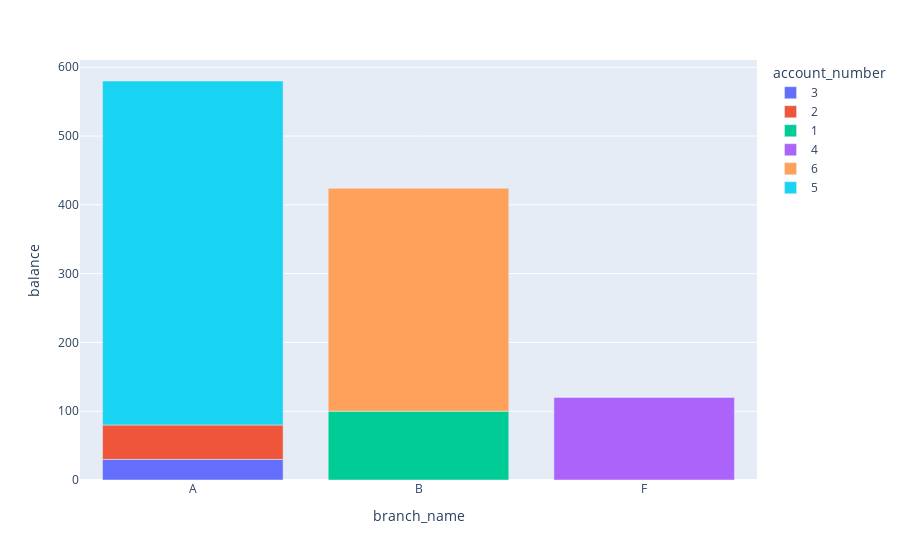

Notebook code for this chart:
### Code cell
import plotly.express as px
dn = df3.sort_values(by="balance",inplace=False)
fig = px.bar(
    dn, x="branch_name", y="balance",
    hover_data=["account_number","balance"], color="account_number"
)
fig.show()

### Figure 1 — Plotly figure (JSON) as saved in the notebook; plotly's stock layout.template omitted (floating-point values rounded to 4 significant figures)
{"data": [{"alignmentgroup": "True", "customdata": [["3"]], "hovertemplate": "account_number=%{customdata[0]}<br>branch_name=%{x}<br>balance=%{y}<extra></extra>", "legendgroup": "3", "marker": {"color": "#636efa", "pattern": {"shape": ""}}, "name": "3", "offsetgroup": "3", "orientation": "v", "showlegend": true, "textposition": "auto", "type": "bar", "x": ["A"], "xaxis": "x", "y": [30], "yaxis": "y"}, {"alignmentgroup": "True", "customdata": [["2"]], "hovertemplate": "account_number=%{customdata[0]}<br>branch_name=%{x}<br>balance=%{y}<extra></extra>", "legendgroup": "2", "marker": {"color": "#EF553B", "pattern": {"shape": ""}}, "name": "2", "offsetgroup": "2", "orientation": "v", "showlegend": true, "textposition": "auto", "type": "bar", "x": ["A"], "xaxis": "x", "y": [50], "yaxis": "y"}, {"alignmentgroup": "True", "customdata": [["1"]], "hovertemplate": "account_number=%{customdata[0]}<br>branch_name=%{x}<br>balance=%{y}<extra></extra>", "legendgroup": "1", "marker": {"color": "#00cc96", "pattern": {"shape": ""}}, "name": "1", "offsetgroup": "1", "orientation": "v", "showlegend": true, "textposition": "auto", "type": "bar", "x": ["B"], "xaxis": "x", "y": [100], "yaxis": "y"}, {"alignmentgroup": "True", "customdata": [["4"]], "hovertemplate": "account_number=%{customdata[0]}<br>branch_name=%{x}<br>balance=%{y}<extra></extra>", "legendgroup": "4", "marker": {"color": "#ab63fa", "pattern": {"shape": ""}}, "name": "4", "offsetgroup": "4", "orientation": "v", "showlegend": true, "textposition": "auto", "type": "bar", "x": ["F"], "xaxis": "x", "y": [120], "yaxis": "y"}, {"alignmentgroup": "True", "customdata": [["6"]], "hovertemplate": "account_number=%{customdata[0]}<br>branch_name=%{x}<br>balance=%{y}<extra></extra>", "legendgroup": "6", "marker": {"color": "#FFA15A", "pattern": {"shape": ""}}, "name": "6", "offsetgroup": "6", "orientation": "v", "showlegend": true, "textposition": "auto", "type": "bar", "x": ["B"], "xaxis": "x", "y": [324], "yaxis": "y"}, {"alignmentgroup": "True", "customdata": [["5"]], "hovertemplate": "account_number=%{customdata[0]}<br>branch_name=%{x}<br>balance=%{y}<extra></extra>", "legendgroup": "5", "marker": {"color": "#19d3f3", "pattern": {"shape": ""}}, "name": "5", "offsetgroup": "5", "orientation": "v", "showlegend": true, "textposition": "auto", "type": "bar", "x": ["A"], "xaxis": "x", "y": [500], "yaxis": "y"}], "layout": {"barmode": "relative", "legend": {"title": {"text": "account_number"}, "tracegroupgap": 0}, "margin": {"t": 60}, "xaxis": {"anchor": "y", "domain": [0, 1], "title": {"text": "branch_name"}}, "yaxis": {"anchor": "x", "domain": [0, 1], "title": {"text": "balance"}}}}
